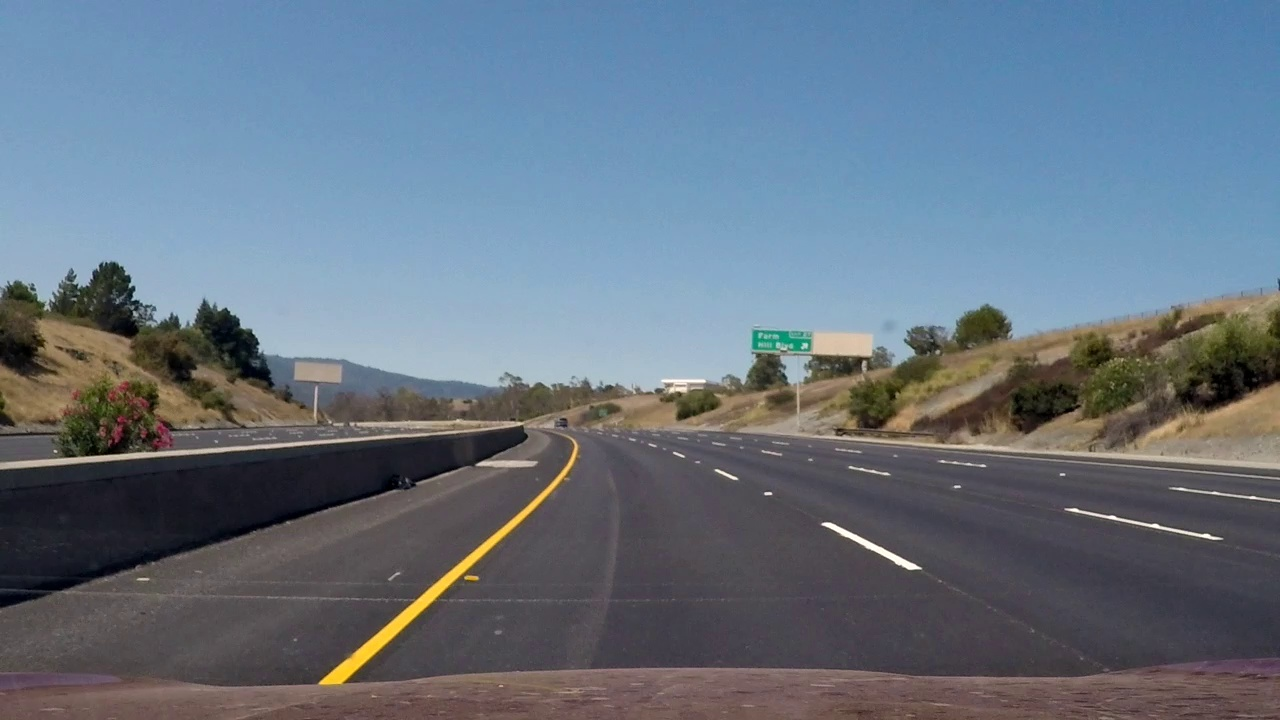
#> input picture name.jpg, 1280 x 720 px
$ python main.py
#> lines starting #> are read from the running program, lines starting #| are printed output that depends on the picture
#> further down, orig is the input picture: shape (720, 1280, 3); mean B, G, R 129.4, 115.4, 102


import numpy as np
import cv2
import imutils
import random
import math


def horizontalFlip(arr):
    return np.flip(arr, 1)


def verticalFlip(arr):
    return np.flip(arr, 0)


def manualCrop():
    pass


def randomPadding():
    pass


# [7 lines left out: function randomRotate, not called in this run]


def correctRandomRotate(img):
    big = int(math.sqrt((img.shape[0] ** 2) + (img.shape[1] ** 2)))
#> big = 1468
    new = np.zeros((big, big, 3))
    xStart = (big - img.shape[1])//2
#> xStart = 94
    yStart = (big - img.shape[0])//2
#> yStart = 374
    new[yStart:yStart+img.shape[0], xStart:xStart+img.shape[1], :] = img
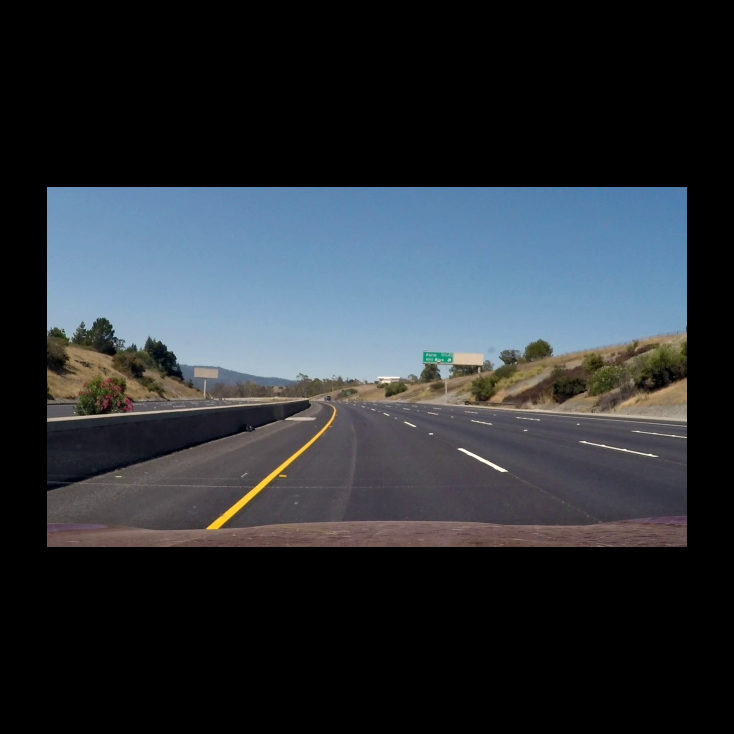
#> new: shape (1468, 1468, 3) float64 (shown at 1/2 size); mean B, G, R 55.3, 49.4, 43.6
    maximum = 40
    angle = random.randint(-abs(maximum), abs(maximum))
    # return imutils.rotate(img, angle)
    image_center = tuple(np.array(new.shape[1::-1]) // 2)
#> image_center = (734, 734)
    rot_mat = cv2.getRotationMatrix2D(image_center, angle, 1.0)
    ow = cv2.warpAffine(img, rot_mat, img.shape[1::-1], flags=cv2.INTER_LINEAR)
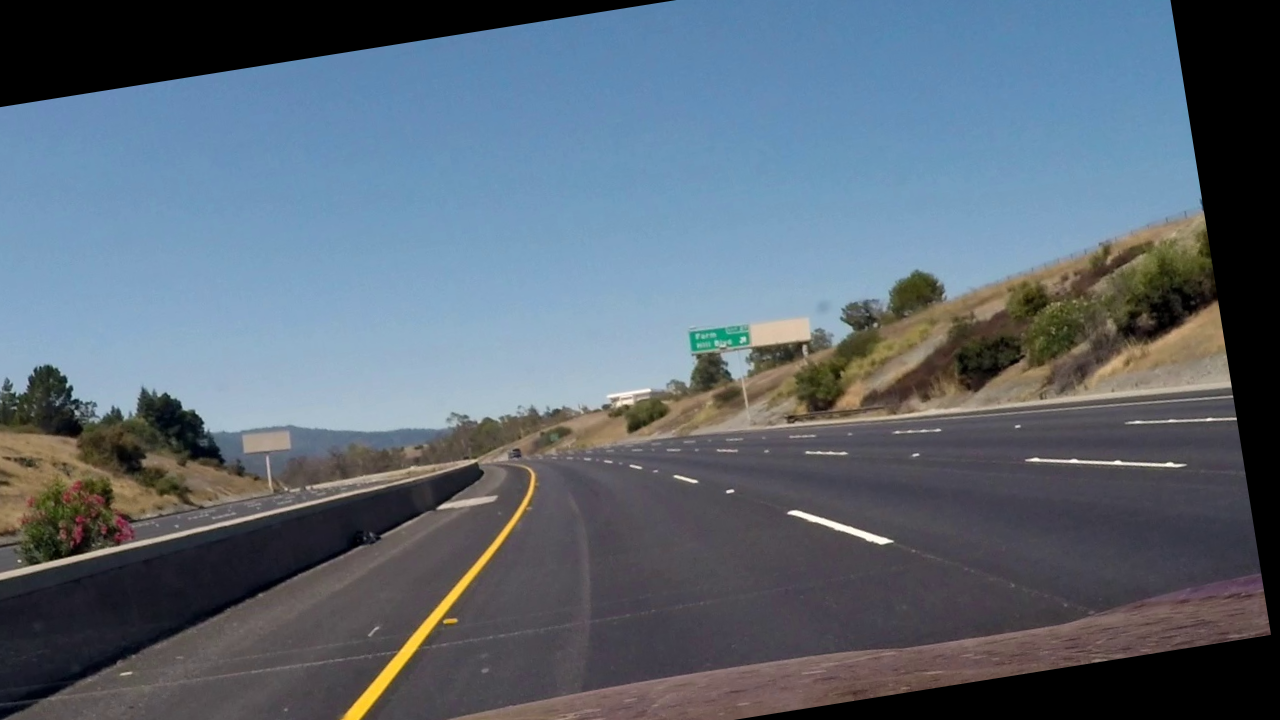
#> ow: shape (720, 1280, 3); mean B, G, R 116.3, 103.8, 91.4
    return (ow)

    maximum = 90
    angle = random.randint(-abs(maximum), abs(maximum))
    gray = cv2.cvtColor(img, cv2.COLOR_BGR2GRAY)
    gray = cv2.GaussianBlur(gray, (3, 3), 0)
    edged = cv2.Canny(gray, 20, 100)
    cnts = cv2.findContours(edged.copy(), cv2.RETR_EXTERNAL, cv2.CHAIN_APPROX_SIMPLE)
    cnts = imutils.grab_contours(cnts)
    if len(cnts) > 0:
        # grab the largest contour, then draw a mask for the pill
        c = max(cnts, key=cv2.contourArea)
        mask = np.zeros(gray.shape, dtype="uint8")
        cv2.drawContours(mask, [c], -1, 255, -1)
        # compute its bounding box of pill, then extract the ROI,
        # and apply the mask
        (x, y, w, h) = cv2.boundingRect(c)
        imageROI = img[y:y + h, x:x + w]
        maskROI = mask[y:y + h, x:x + w]
        imageROI = cv2.bitwise_and(imageROI, imageROI, mask=maskROI)
        rotatedImage = imutils.rotate_bound(imageROI, angle)
    return rotatedImage


# [6 lines left out: function scaling, not called in this run]


def invert(img):
    return 255-img


# [10 lines left out: function randomBrightness, not called in this run]


def randomContrast(img):
    alpha = round(random.uniform(0.5, 3), 1)
    return cv2.convertScaleAbs(img, alpha=alpha)


def randomSaturation():
    pass


def randomHue():
    pass


def Grayscale():
    pass


# [28 lines left out: functions injectNoise, extract, randomShearing, not called in this run]


def cropAndPlace():  # import several off images for background
    pass


# [7 lines left out: function randomColorSpace, not called in this run]


'''orig = cv2.imread('name.jpg')
while True:
    rot3 = scaling(orig)
    cv2.imshow('rot3', rot3)
    cv2.waitKey()

cv2.destroyAllWindows()
'''
orig = cv2.imread('name.jpg')
newnew = correctRandomRotate(orig)
cv2.imshow('fuckfuckfuck', newnew)
cv2.waitKey()
cv2.destroyAllWindows()
